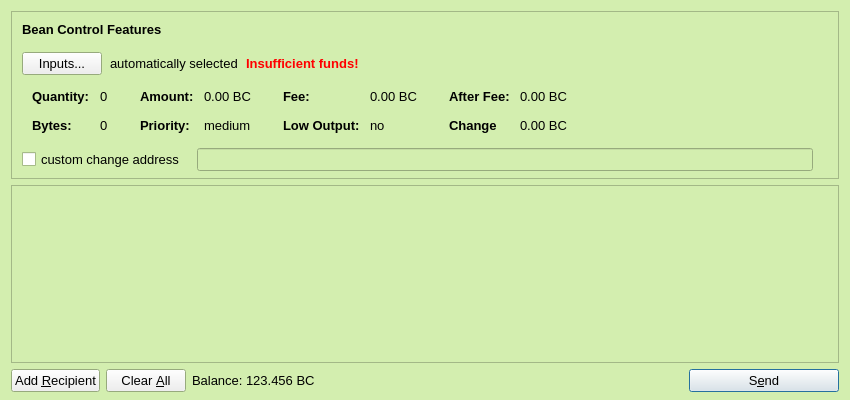
<?xml version="1.0" encoding="UTF-8"?>
<ui version="4.0">
 <class>SendBeansDialog</class>
 <widget class="QDialog" name="SendBeansDialog">
  <property name="geometry">
   <rect>
    <x>0</x>
    <y>0</y>
    <width>850</width>
    <height>400</height>
   </rect>
  </property>
  <property name="palette">
   <palette>
    <active>
     <colorrole role="Base">
      <brush brushstyle="SolidPattern">
       <color alpha="255">
        <red>255</red>
        <green>255</green>
        <blue>255</blue>
       </color>
      </brush>
     </colorrole>
     <colorrole role="Window">
      <brush brushstyle="SolidPattern">
       <color alpha="255">
        <red>211</red>
        <green>238</green>
        <blue>175</blue>
       </color>
      </brush>
     </colorrole>
     <colorrole role="AlternateBase">
      <brush brushstyle="SolidPattern">
       <color alpha="255">
        <red>211</red>
        <green>238</green>
        <blue>175</blue>
       </color>
      </brush>
     </colorrole>
     <colorrole role="ToolTipBase">
      <brush brushstyle="SolidPattern">
       <color alpha="255">
        <red>211</red>
        <green>238</green>
        <blue>175</blue>
       </color>
      </brush>
     </colorrole>
    </active>
    <inactive>
     <colorrole role="Base">
      <brush brushstyle="SolidPattern">
       <color alpha="255">
        <red>255</red>
        <green>255</green>
        <blue>255</blue>
       </color>
      </brush>
     </colorrole>
     <colorrole role="Window">
      <brush brushstyle="SolidPattern">
       <color alpha="255">
        <red>211</red>
        <green>238</green>
        <blue>175</blue>
       </color>
      </brush>
     </colorrole>
     <colorrole role="AlternateBase">
      <brush brushstyle="SolidPattern">
       <color alpha="255">
        <red>211</red>
        <green>238</green>
        <blue>175</blue>
       </color>
      </brush>
     </colorrole>
     <colorrole role="ToolTipBase">
      <brush brushstyle="SolidPattern">
       <color alpha="255">
        <red>211</red>
        <green>238</green>
        <blue>175</blue>
       </color>
      </brush>
     </colorrole>
    </inactive>
    <disabled>
     <colorrole role="Base">
      <brush brushstyle="SolidPattern">
       <color alpha="255">
        <red>211</red>
        <green>238</green>
        <blue>175</blue>
       </color>
      </brush>
     </colorrole>
     <colorrole role="Window">
      <brush brushstyle="SolidPattern">
       <color alpha="255">
        <red>211</red>
        <green>238</green>
        <blue>175</blue>
       </color>
      </brush>
     </colorrole>
     <colorrole role="AlternateBase">
      <brush brushstyle="SolidPattern">
       <color alpha="255">
        <red>211</red>
        <green>238</green>
        <blue>175</blue>
       </color>
      </brush>
     </colorrole>
     <colorrole role="ToolTipBase">
      <brush brushstyle="SolidPattern">
       <color alpha="255">
        <red>211</red>
        <green>238</green>
        <blue>175</blue>
       </color>
      </brush>
     </colorrole>
    </disabled>
   </palette>
  </property>
  <property name="font">
   <font>
    <family>Liberation Sans</family>
    <pointsize>10</pointsize>
   </font>
  </property>
  <property name="windowTitle">
   <string>Send Beans</string>
  </property>
  <layout class="QVBoxLayout" name="verticalLayout" stretch="0,1,0">
   <property name="bottomMargin">
    <number>8</number>
   </property>
   <item>
    <widget class="QFrame" name="frameBeanControl">
     <property name="sizePolicy">
      <sizepolicy hsizetype="Expanding" vsizetype="Expanding">
       <horstretch>0</horstretch>
       <verstretch>0</verstretch>
      </sizepolicy>
     </property>
     <property name="maximumSize">
      <size>
       <width>16777215</width>
       <height>16777215</height>
      </size>
     </property>
     <property name="frameShape">
      <enum>QFrame::StyledPanel</enum>
     </property>
     <property name="frameShadow">
      <enum>QFrame::Sunken</enum>
     </property>
     <layout class="QVBoxLayout" name="verticalLayoutBeanControl2">
      <property name="spacing">
       <number>6</number>
      </property>
      <property name="leftMargin">
       <number>0</number>
      </property>
      <property name="topMargin">
       <number>0</number>
      </property>
      <property name="rightMargin">
       <number>0</number>
      </property>
      <property name="bottomMargin">
       <number>6</number>
      </property>
      <item>
       <layout class="QVBoxLayout" name="verticalLayoutBeanControl" stretch="0,0,0,0,1">
        <property name="spacing">
         <number>0</number>
        </property>
        <property name="leftMargin">
         <number>10</number>
        </property>
        <property name="topMargin">
         <number>10</number>
        </property>
        <item>
         <layout class="QHBoxLayout" name="horizontalLayoutBeanControl1">
          <property name="bottomMargin">
           <number>15</number>
          </property>
          <item>
           <widget class="QLabel" name="labelBeanControlFeatures">
            <property name="sizePolicy">
             <sizepolicy hsizetype="Preferred" vsizetype="Maximum">
              <horstretch>0</horstretch>
              <verstretch>0</verstretch>
             </sizepolicy>
            </property>
            <property name="font">
             <font>
              <weight>75</weight>
              <bold>true</bold>
             </font>
            </property>
            <property name="styleSheet">
             <string notr="true">font-weight:bold;</string>
            </property>
            <property name="text">
             <string>Bean Control Features</string>
            </property>
           </widget>
          </item>
         </layout>
        </item>
        <item>
         <layout class="QHBoxLayout" name="horizontalLayoutBeanControl2" stretch="0,0,0,0">
          <property name="spacing">
           <number>8</number>
          </property>
          <property name="bottomMargin">
           <number>10</number>
          </property>
          <item>
           <widget class="QPushButton" name="pushButtonBeanControl">
            <property name="styleSheet">
             <string notr="true"/>
            </property>
            <property name="text">
             <string>Inputs...</string>
            </property>
           </widget>
          </item>
          <item>
           <widget class="QLabel" name="labelBeanControlAutomaticallySelected">
            <property name="text">
             <string>automatically selected</string>
            </property>
            <property name="margin">
             <number>5</number>
            </property>
           </widget>
          </item>
          <item>
           <widget class="QLabel" name="labelBeanControlInsuffFunds">
            <property name="font">
             <font>
              <weight>75</weight>
              <bold>true</bold>
             </font>
            </property>
            <property name="styleSheet">
             <string notr="true">color:red;font-weight:bold;</string>
            </property>
            <property name="text">
             <string>Insufficient funds!</string>
            </property>
            <property name="margin">
             <number>5</number>
            </property>
           </widget>
          </item>
          <item>
           <spacer name="horizontalSpacerBeanControl">
            <property name="orientation">
             <enum>Qt::Horizontal</enum>
            </property>
            <property name="sizeHint" stdset="0">
             <size>
              <width>40</width>
              <height>1</height>
             </size>
            </property>
           </spacer>
          </item>
         </layout>
        </item>
        <item>
         <widget class="QWidget" name="widgetBeanControl" native="true">
          <property name="sizePolicy">
           <sizepolicy hsizetype="Preferred" vsizetype="Preferred">
            <horstretch>0</horstretch>
            <verstretch>0</verstretch>
           </sizepolicy>
          </property>
          <property name="minimumSize">
           <size>
            <width>0</width>
            <height>0</height>
           </size>
          </property>
          <property name="styleSheet">
           <string notr="true"/>
          </property>
          <layout class="QHBoxLayout" name="horizontalLayoutBeanControl5">
           <property name="margin">
            <number>0</number>
           </property>
           <item>
            <layout class="QHBoxLayout" name="horizontalLayoutBeanControl3" stretch="0,0,0,1">
             <property name="spacing">
              <number>20</number>
             </property>
             <property name="topMargin">
              <number>0</number>
             </property>
             <property name="bottomMargin">
              <number>10</number>
             </property>
             <item>
              <layout class="QFormLayout" name="formLayoutBeanControl1">
               <property name="horizontalSpacing">
                <number>10</number>
               </property>
               <property name="verticalSpacing">
                <number>14</number>
               </property>
               <property name="leftMargin">
                <number>10</number>
               </property>
               <property name="topMargin">
                <number>4</number>
               </property>
               <property name="rightMargin">
                <number>6</number>
               </property>
               <item row="0" column="0">
                <widget class="QLabel" name="labelBeanControlQuantityText">
                 <property name="styleSheet">
                  <string notr="true">font-weight:bold;</string>
                 </property>
                 <property name="text">
                  <string>Quantity:</string>
                 </property>
                 <property name="margin">
                  <number>0</number>
                 </property>
                </widget>
               </item>
               <item row="0" column="1">
                <widget class="QLabel" name="labelBeanControlQuantity">
                 <property name="font">
                  <font>
                   <family>Monospace</family>
                   <pointsize>10</pointsize>
                  </font>
                 </property>
                 <property name="cursor">
                  <cursorShape>IBeamCursor</cursorShape>
                 </property>
                 <property name="contextMenuPolicy">
                  <enum>Qt::ActionsContextMenu</enum>
                 </property>
                 <property name="text">
                  <string>0</string>
                 </property>
                 <property name="margin">
                  <number>0</number>
                 </property>
                 <property name="textInteractionFlags">
                  <set>Qt::LinksAccessibleByMouse|Qt::TextSelectableByKeyboard|Qt::TextSelectableByMouse</set>
                 </property>
                </widget>
               </item>
               <item row="1" column="0">
                <widget class="QLabel" name="labelBeanControlBytesText">
                 <property name="styleSheet">
                  <string notr="true">font-weight:bold;</string>
                 </property>
                 <property name="text">
                  <string>Bytes:</string>
                 </property>
                </widget>
               </item>
               <item row="1" column="1">
                <widget class="QLabel" name="labelBeanControlBytes">
                 <property name="font">
                  <font>
                   <family>Monospace</family>
                   <pointsize>10</pointsize>
                  </font>
                 </property>
                 <property name="cursor">
                  <cursorShape>IBeamCursor</cursorShape>
                 </property>
                 <property name="contextMenuPolicy">
                  <enum>Qt::ActionsContextMenu</enum>
                 </property>
                 <property name="text">
                  <string>0</string>
                 </property>
                 <property name="textInteractionFlags">
                  <set>Qt::LinksAccessibleByMouse|Qt::TextSelectableByKeyboard|Qt::TextSelectableByMouse</set>
                 </property>
                </widget>
               </item>
              </layout>
             </item>
             <item>
              <layout class="QFormLayout" name="formLayoutBeanControl2">
               <property name="horizontalSpacing">
                <number>10</number>
               </property>
               <property name="verticalSpacing">
                <number>14</number>
               </property>
               <property name="leftMargin">
                <number>6</number>
               </property>
               <property name="topMargin">
                <number>4</number>
               </property>
               <property name="rightMargin">
                <number>6</number>
               </property>
               <item row="0" column="0">
                <widget class="QLabel" name="labelBeanControlAmountText">
                 <property name="styleSheet">
                  <string notr="true">font-weight:bold;</string>
                 </property>
                 <property name="text">
                  <string>Amount:</string>
                 </property>
                 <property name="margin">
                  <number>0</number>
                 </property>
                </widget>
               </item>
               <item row="0" column="1">
                <widget class="QLabel" name="labelBeanControlAmount">
                 <property name="font">
                  <font>
                   <family>Monospace</family>
                   <pointsize>10</pointsize>
                  </font>
                 </property>
                 <property name="cursor">
                  <cursorShape>IBeamCursor</cursorShape>
                 </property>
                 <property name="contextMenuPolicy">
                  <enum>Qt::ActionsContextMenu</enum>
                 </property>
                 <property name="text">
                  <string>0.00 BC</string>
                 </property>
                 <property name="textInteractionFlags">
                  <set>Qt::LinksAccessibleByMouse|Qt::TextSelectableByKeyboard|Qt::TextSelectableByMouse</set>
                 </property>
                </widget>
               </item>
               <item row="1" column="0">
                <widget class="QLabel" name="labelBeanControlPriorityText">
                 <property name="styleSheet">
                  <string notr="true">font-weight:bold;</string>
                 </property>
                 <property name="text">
                  <string>Priority:</string>
                 </property>
                </widget>
               </item>
               <item row="1" column="1">
                <widget class="QLabel" name="labelBeanControlPriority">
                 <property name="font">
                  <font>
                   <family>Monospace</family>
                   <pointsize>10</pointsize>
                  </font>
                 </property>
                 <property name="cursor">
                  <cursorShape>IBeamCursor</cursorShape>
                 </property>
                 <property name="contextMenuPolicy">
                  <enum>Qt::ActionsContextMenu</enum>
                 </property>
                 <property name="text">
                  <string>medium</string>
                 </property>
                 <property name="textInteractionFlags">
                  <set>Qt::LinksAccessibleByMouse|Qt::TextSelectableByKeyboard|Qt::TextSelectableByMouse</set>
                 </property>
                </widget>
               </item>
              </layout>
             </item>
             <item>
              <layout class="QFormLayout" name="formLayoutBeanControl3">
               <property name="horizontalSpacing">
                <number>10</number>
               </property>
               <property name="verticalSpacing">
                <number>14</number>
               </property>
               <property name="leftMargin">
                <number>6</number>
               </property>
               <property name="topMargin">
                <number>4</number>
               </property>
               <property name="rightMargin">
                <number>6</number>
               </property>
               <item row="0" column="0">
                <widget class="QLabel" name="labelBeanControlFeeText">
                 <property name="styleSheet">
                  <string notr="true">font-weight:bold;</string>
                 </property>
                 <property name="text">
                  <string>Fee:</string>
                 </property>
                 <property name="margin">
                  <number>0</number>
                 </property>
                </widget>
               </item>
               <item row="0" column="1">
                <widget class="QLabel" name="labelBeanControlFee">
                 <property name="font">
                  <font>
                   <family>Monospace</family>
                   <pointsize>10</pointsize>
                  </font>
                 </property>
                 <property name="cursor">
                  <cursorShape>IBeamCursor</cursorShape>
                 </property>
                 <property name="contextMenuPolicy">
                  <enum>Qt::ActionsContextMenu</enum>
                 </property>
                 <property name="text">
                  <string>0.00 BC</string>
                 </property>
                 <property name="textInteractionFlags">
                  <set>Qt::LinksAccessibleByMouse|Qt::TextSelectableByKeyboard|Qt::TextSelectableByMouse</set>
                 </property>
                </widget>
               </item>
               <item row="1" column="0">
                <widget class="QLabel" name="labelBeanControlLowOutputText">
                 <property name="styleSheet">
                  <string notr="true">font-weight:bold;</string>
                 </property>
                 <property name="text">
                  <string>Low Output:</string>
                 </property>
                </widget>
               </item>
               <item row="1" column="1">
                <widget class="QLabel" name="labelBeanControlLowOutput">
                 <property name="font">
                  <font>
                   <family>Monospace</family>
                   <pointsize>10</pointsize>
                  </font>
                 </property>
                 <property name="cursor">
                  <cursorShape>IBeamCursor</cursorShape>
                 </property>
                 <property name="contextMenuPolicy">
                  <enum>Qt::ActionsContextMenu</enum>
                 </property>
                 <property name="text">
                  <string>no</string>
                 </property>
                 <property name="textInteractionFlags">
                  <set>Qt::LinksAccessibleByMouse|Qt::TextSelectableByKeyboard|Qt::TextSelectableByMouse</set>
                 </property>
                </widget>
               </item>
              </layout>
             </item>
             <item>
              <layout class="QFormLayout" name="formLayoutBeanControl4">
               <property name="horizontalSpacing">
                <number>10</number>
               </property>
               <property name="verticalSpacing">
                <number>14</number>
               </property>
               <property name="leftMargin">
                <number>6</number>
               </property>
               <property name="topMargin">
                <number>4</number>
               </property>
               <property name="rightMargin">
                <number>6</number>
               </property>
               <item row="0" column="0">
                <widget class="QLabel" name="labelBeanControlAfterFeeText">
                 <property name="styleSheet">
                  <string notr="true">font-weight:bold;</string>
                 </property>
                 <property name="text">
                  <string>After Fee:</string>
                 </property>
                 <property name="margin">
                  <number>0</number>
                 </property>
                </widget>
               </item>
               <item row="0" column="1">
                <widget class="QLabel" name="labelBeanControlAfterFee">
                 <property name="font">
                  <font>
                   <family>Monospace</family>
                   <pointsize>10</pointsize>
                  </font>
                 </property>
                 <property name="cursor">
                  <cursorShape>IBeamCursor</cursorShape>
                 </property>
                 <property name="contextMenuPolicy">
                  <enum>Qt::ActionsContextMenu</enum>
                 </property>
                 <property name="text">
                  <string>0.00 BC</string>
                 </property>
                 <property name="textInteractionFlags">
                  <set>Qt::LinksAccessibleByMouse|Qt::TextSelectableByKeyboard|Qt::TextSelectableByMouse</set>
                 </property>
                </widget>
               </item>
               <item row="1" column="0">
                <widget class="QLabel" name="labelBeanControlChangeText">
                 <property name="styleSheet">
                  <string notr="true">font-weight:bold;</string>
                 </property>
                 <property name="text">
                  <string>Change</string>
                 </property>
                </widget>
               </item>
               <item row="1" column="1">
                <widget class="QLabel" name="labelBeanControlChange">
                 <property name="font">
                  <font>
                   <family>Monospace</family>
                   <pointsize>10</pointsize>
                  </font>
                 </property>
                 <property name="cursor">
                  <cursorShape>IBeamCursor</cursorShape>
                 </property>
                 <property name="contextMenuPolicy">
                  <enum>Qt::ActionsContextMenu</enum>
                 </property>
                 <property name="text">
                  <string>0.00 BC</string>
                 </property>
                 <property name="textInteractionFlags">
                  <set>Qt::LinksAccessibleByMouse|Qt::TextSelectableByKeyboard|Qt::TextSelectableByMouse</set>
                 </property>
                </widget>
               </item>
              </layout>
             </item>
            </layout>
           </item>
          </layout>
         </widget>
        </item>
        <item>
         <layout class="QHBoxLayout" name="horizontalLayoutBeanControl4" stretch="0,0,0">
          <property name="spacing">
           <number>12</number>
          </property>
          <property name="sizeConstraint">
           <enum>QLayout::SetDefaultConstraint</enum>
          </property>
          <property name="topMargin">
           <number>5</number>
          </property>
          <property name="rightMargin">
           <number>5</number>
          </property>
          <item>
           <widget class="QCheckBox" name="checkBoxBeanControlChange">
            <property name="text">
             <string>custom change address</string>
            </property>
           </widget>
          </item>
          <item>
           <widget class="QLineEdit" name="lineEditBeanControlChange">
            <property name="enabled">
             <bool>false</bool>
            </property>
            <property name="sizePolicy">
             <sizepolicy hsizetype="Expanding" vsizetype="Fixed">
              <horstretch>0</horstretch>
              <verstretch>0</verstretch>
             </sizepolicy>
            </property>
           </widget>
          </item>
          <item>
           <widget class="QLabel" name="labelBeanControlChangeLabel">
            <property name="sizePolicy">
             <sizepolicy hsizetype="Preferred" vsizetype="Expanding">
              <horstretch>0</horstretch>
              <verstretch>0</verstretch>
             </sizepolicy>
            </property>
            <property name="minimumSize">
             <size>
              <width>0</width>
              <height>0</height>
             </size>
            </property>
            <property name="text">
             <string/>
            </property>
            <property name="margin">
             <number>3</number>
            </property>
           </widget>
          </item>
         </layout>
        </item>
        <item>
         <spacer name="verticalSpacerBeanControl">
          <property name="orientation">
           <enum>Qt::Vertical</enum>
          </property>
          <property name="sizeHint" stdset="0">
           <size>
            <width>800</width>
            <height>1</height>
           </size>
          </property>
         </spacer>
        </item>
       </layout>
      </item>
     </layout>
    </widget>
   </item>
   <item>
    <widget class="QScrollArea" name="scrollArea">
     <property name="widgetResizable">
      <bool>true</bool>
     </property>
     <widget class="QWidget" name="scrollAreaWidgetContents">
      <property name="geometry">
       <rect>
        <x>0</x>
        <y>0</y>
        <width>828</width>
        <height>152</height>
       </rect>
      </property>
      <layout class="QVBoxLayout" name="verticalLayout_2">
       <property name="margin">
        <number>0</number>
       </property>
       <item>
        <layout class="QVBoxLayout" name="entries">
         <property name="spacing">
          <number>6</number>
         </property>
        </layout>
       </item>
       <item>
        <spacer name="verticalSpacer">
         <property name="orientation">
          <enum>Qt::Vertical</enum>
         </property>
         <property name="sizeHint" stdset="0">
          <size>
           <width>20</width>
           <height>40</height>
          </size>
         </property>
        </spacer>
       </item>
      </layout>
     </widget>
    </widget>
   </item>
   <item>
    <layout class="QHBoxLayout" name="horizontalLayout">
     <item>
      <widget class="QPushButton" name="addButton">
       <property name="toolTip">
        <string>Send to multiple recipients at once</string>
       </property>
       <property name="text">
        <string>Add &amp;Recipient</string>
       </property>
       <property name="icon">
        <iconset resource="../bitbean.qrc">
         <normaloff>:/icons/add</normaloff>:/icons/add</iconset>
       </property>
       <property name="autoDefault">
        <bool>false</bool>
       </property>
      </widget>
     </item>
     <item>
      <widget class="QPushButton" name="clearButton">
       <property name="sizePolicy">
        <sizepolicy hsizetype="Minimum" vsizetype="Fixed">
         <horstretch>0</horstretch>
         <verstretch>0</verstretch>
        </sizepolicy>
       </property>
       <property name="toolTip">
        <string>Remove all transaction fields</string>
       </property>
       <property name="text">
        <string>Clear &amp;All</string>
       </property>
       <property name="icon">
        <iconset resource="../bitbean.qrc">
         <normaloff>:/icons/remove</normaloff>:/icons/remove</iconset>
       </property>
       <property name="autoRepeatDelay">
        <number>300</number>
       </property>
       <property name="autoDefault">
        <bool>false</bool>
       </property>
      </widget>
     </item>
     <item>
      <layout class="QHBoxLayout" name="horizontalLayout_2">
       <property name="spacing">
        <number>3</number>
       </property>
       <item>
        <widget class="QLabel" name="label">
         <property name="sizePolicy">
          <sizepolicy hsizetype="Preferred" vsizetype="Fixed">
           <horstretch>0</horstretch>
           <verstretch>0</verstretch>
          </sizepolicy>
         </property>
         <property name="text">
          <string>Balance:</string>
         </property>
        </widget>
       </item>
       <item>
        <widget class="QLabel" name="labelBalance">
         <property name="sizePolicy">
          <sizepolicy hsizetype="Preferred" vsizetype="Fixed">
           <horstretch>0</horstretch>
           <verstretch>0</verstretch>
          </sizepolicy>
         </property>
         <property name="cursor">
          <cursorShape>IBeamCursor</cursorShape>
         </property>
         <property name="text">
          <string>123.456 BC</string>
         </property>
         <property name="textInteractionFlags">
          <set>Qt::LinksAccessibleByMouse|Qt::TextSelectableByKeyboard|Qt::TextSelectableByMouse</set>
         </property>
        </widget>
       </item>
      </layout>
     </item>
     <item>
      <spacer name="horizontalSpacer">
       <property name="orientation">
        <enum>Qt::Horizontal</enum>
       </property>
       <property name="sizeHint" stdset="0">
        <size>
         <width>40</width>
         <height>20</height>
        </size>
       </property>
      </spacer>
     </item>
     <item>
      <widget class="QPushButton" name="sendButton">
       <property name="minimumSize">
        <size>
         <width>150</width>
         <height>0</height>
        </size>
       </property>
       <property name="toolTip">
        <string>Confirm the send action</string>
       </property>
       <property name="text">
        <string>S&amp;end</string>
       </property>
       <property name="icon">
        <iconset resource="../bitbean.qrc">
         <normaloff>:/icons/send</normaloff>:/icons/send</iconset>
       </property>
       <property name="default">
        <bool>true</bool>
       </property>
      </widget>
     </item>
    </layout>
   </item>
  </layout>
 </widget>
 <resources>
  <include location="../bitbean.qrc"/>
 </resources>
 <connections/>
</ui>
